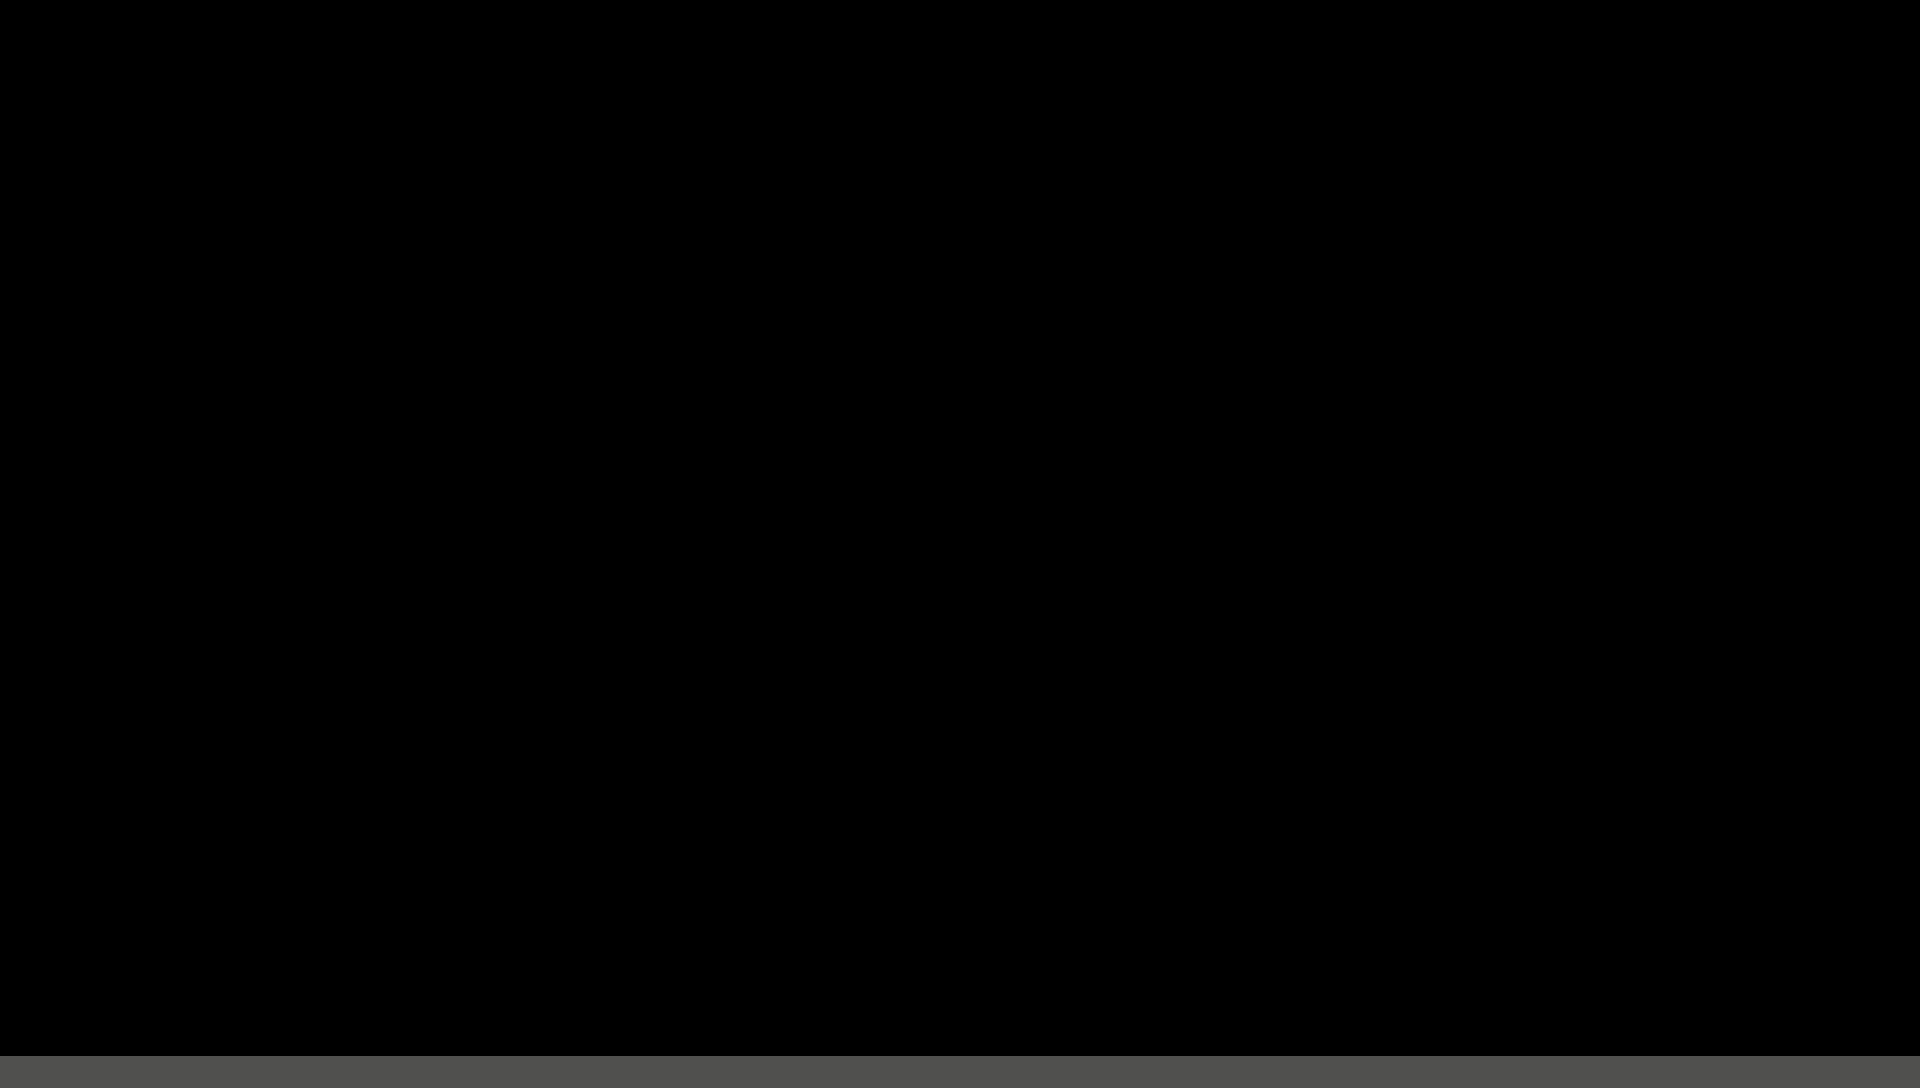

Rendered tile map (Tiled .tmx) drawn with the repository's tilesets; below, a short description and the map source with its tile grids summarised:
An orthogonal 120x68 tile map with 16x16 px tiles, 1 tile layer (boundaries) and 4 objects.

<map version="1.9" tiledversion="1.9.1" orientation="orthogonal" renderorder="right-down" width="120" height="68" tilewidth="16" tileheight="16" infinite="0" nextlayerid="4" nextobjectid="36">
 <editorsettings>
  <export target="1.lua" format="lua" />
 </editorsettings>
 <tileset firstgid="1" name="map_textures" tilewidth="16" tileheight="16" tilecount="10" columns="10">
  <image source="textures.png" width="160" height="16" />
 </tileset>
 <layer id="1" name="boundaries" width="120" height="68">
  <data>[8160 cells, 240 non-empty, 1 distinct tile ids]</data>
 </layer>
 <objectgroup color="#ffaaff" id="3" name="solid">
  <object id="11" x="-16.0402" y="-16.0122" width="15.9967" height="1103.98">
   <properties>
    <property name="collidable" type="bool" value="true" />
   </properties>
  </object>
  <object id="13" x="1920.04" y="1056.03" width="31.9667" height="1919.97" rotation="90">
   <properties>
    <property name="collidable" type="bool" value="true" />
   </properties>
  </object>
  <object id="14" x="1919.98" y="-16.0119" width="15.9889" height="1919.98" rotation="90">
   <properties>
    <property name="collidable" type="bool" value="true" />
   </properties>
  </object>
  <object id="12" x="1920.08" y="-16.1929" width="15.9889" height="1104.19">
   <properties>
    <property name="collidable" type="bool" value="true" />
   </properties>
  </object>
 </objectgroup>
</map>
